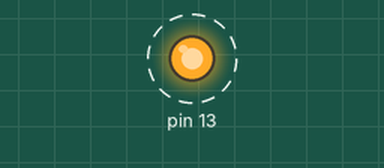
Simulated run of this sketch. Board: Arduino Uno, built with avr-gcc and run on an emulated ATmega328P. Shown: output pins drawn as LEDs (lit = HIGH). Dashed ring = blinking.

Above: at 0.2 s.
Timing chart, 0 to 3.5 s (numbered marks = the images above):
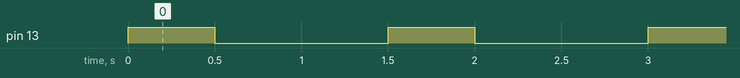

The sketch:

Blinking_Light.ino
```cpp
void setup() {
  // put your setup code here, to run once:
  pinMode(13, OUTPUT);

}

void loop() {
  // put your main code here, to run repeatedly:
  digitalWrite(13,HIGH);
  delay(500);
  digitalWrite(13,LOW);
  delay(1000);
}
```

Measured:
- by itself, pin 13: alternates HIGH for 0.50 s and LOW for 1.0 s
